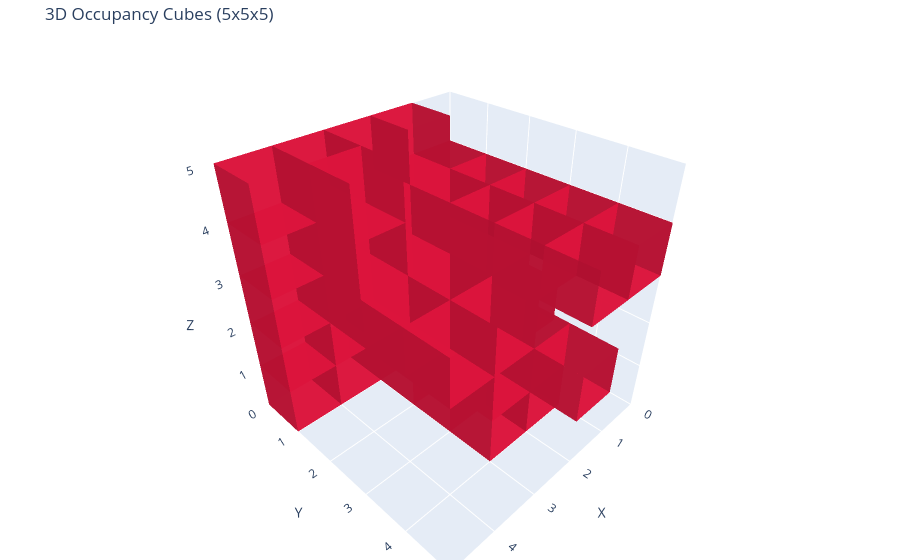

Notebook code cell kept with this figure:
### Code cell
# Draw voxel/cubic for grid_5x5x5 (cells > 0 are obstacles)
fig = go.Figure()

def add_cube(fig, x, y, z, size=1.0, color="red", opacity=0.8):
    # 8 vertices of one cube
    verts = np.array([
        [x, y, z],
        [x+size, y, z],
        [x+size, y+size, z],
        [x, y+size, z],
        [x, y, z+size],
        [x+size, y, z+size],
        [x+size, y+size, z+size],
        [x, y+size, z+size],
    ])

    # 12 triangles (2 triangles per face)
    I = [0,0,4,4,0,0,1,1,2,2,3,3]
    J = [1,2,5,6,1,5,2,6,3,7,0,4]
    K = [2,3,6,7,5,4,6,5,7,6,4,7]

    fig.add_trace(go.Mesh3d(
        x=verts[:, 0], y=verts[:, 1], z=verts[:, 2],
        i=I, j=J, k=K,
        color=color, opacity=opacity,
        flatshading=True, showscale=False
    ))

# Get obstacle cells
occ_idx = np.argwhere(grid_5x5x5 > 0)

# Draw each cube
for xi, yi, zi in occ_idx:
    add_cube(fig, xi, yi, zi, size=1.0, color="crimson", opacity=0.85)

fig.update_layout(
    title="3D Occupancy Cubes (5x5x5)",
    scene=dict(
        xaxis=dict(title="X", range=[0, 5], dtick=1),
        yaxis=dict(title="Y", range=[0, 5], dtick=1),
        zaxis=dict(title="Z", range=[0, 5], dtick=1),
        aspectmode="cube"
    ),
    margin=dict(l=0, r=0, b=0, t=40)
)

fig.show()

### Figure 1 — Plotly figure (JSON) as saved in the notebook; plotly's stock layout.template omitted (floating-point values rounded to 4 significant figures)
{"data": [{"color": "crimson", "flatshading": true, "i": [0, 0, 4, 4, 0, 0, 1, 1, 2, 2, 3, 3], "j": [1, 2, 5, 6, 1, 5, 2, 6, 3, 7, 0, 4], "k": [2, 3, 6, 7, 5, 4, 6, 5, 7, 6, 4, 7], "opacity": 0.85, "showscale": false, "type": "mesh3d", "x": [0, 1, 1, 0, 0, 1, 1, 0], "y": [0, 0, 1, 1, 0, 0, 1, 1], "z": [1, 1, 1, 1, 2, 2, 2, 2]}, {"color": "crimson", "flatshading": true, "i": [0, 0, 4, 4, 0, 0, 1, 1, 2, 2, 3, 3], "j": [1, 2, 5, 6, 1, 5, 2, 6, 3, 7, 0, 4], "k": [2, 3, 6, 7, 5, 4, 6, 5, 7, 6, 4, 7], "opacity": 0.85, "showscale": false, "type": "mesh3d", "x": [0, 1, 1, 0, 0, 1, 1, 0], "y": [0, 0, 1, 1, 0, 0, 1, 1], "z": [2, 2, 2, 2, 3, 3, 3, 3]}, {"color": "crimson", "flatshading": true, "i": [0, 0, 4, 4, 0, 0, 1, 1, 2, 2, 3, 3], "j": [1, 2, 5, 6, 1, 5, 2, 6, 3, 7, 0, 4], "k": [2, 3, 6, 7, 5, 4, 6, 5, 7, 6, 4, 7], "opacity": 0.85, "showscale": false, "type": "mesh3d", "x": [0, 1, 1, 0, 0, 1, 1, 0], "y": [0, 0, 1, 1, 0, 0, 1, 1], "z": [3, 3, 3, 3, 4, 4, 4, 4]}, {"color": "crimson", "flatshading": true, "i": [0, 0, 4, 4, 0, 0, 1, 1, 2, 2, 3, 3], "j": [1, 2, 5, 6, 1, 5, 2, 6, 3, 7, 0, 4], "k": [2, 3, 6, 7, 5, 4, 6, 5, 7, 6, 4, 7], "opacity": 0.85, "showscale": false, "type": "mesh3d", "x": [0, 1, 1, 0, 0, 1, 1, 0], "y": [1, 1, 2, 2, 1, 1, 2, 2], "z": [1, 1, 1, 1, 2, 2, 2, 2]}, {"color": "crimson", "flatshading": true, "i": [0, 0, 4, 4, 0, 0, 1, 1, 2, 2, 3, 3], "j": [1, 2, 5, 6, 1, 5, 2, 6, 3, 7, 0, 4], "k": [2, 3, 6, 7, 5, 4, 6, 5, 7, 6, 4, 7], "opacity": 0.85, "showscale": false, "type": "mesh3d", "x": [0, 1, 1, 0, 0, 1, 1, 0], "y": [1, 1, 2, 2, 1, 1, 2, 2], "z": [2, 2, 2, 2, 3, 3, 3, 3]}, {"color": "crimson", "flatshading": true, "i": [0, 0, 4, 4, 0, 0, 1, 1, 2, 2, 3, 3], "j": [1, 2, 5, 6, 1, 5, 2, 6, 3, 7, 0, 4], "k": [2, 3, 6, 7, 5, 4, 6, 5, 7, 6, 4, 7], "opacity": 0.85, "showscale": false, "type": "mesh3d", "x": [0, 1, 1, 0, 0, 1, 1, 0], "y": [1, 1, 2, 2, 1, 1, 2, 2], "z": [3, 3, 3, 3, 4, 4, 4, 4]}, {"color": "crimson", "flatshading": true, "i": [0, 0, 4, 4, 0, 0, 1, 1, 2, 2, 3, 3], "j": [1, 2, 5, 6, 1, 5, 2, 6, 3, 7, 0, 4], "k": [2, 3, 6, 7, 5, 4, 6, 5, 7, 6, 4, 7], "opacity": 0.85, "showscale": false, "type": "mesh3d", "x": [0, 1, 1, 0, 0, 1, 1, 0], "y": [2, 2, 3, 3, 2, 2, 3, 3], "z": [1, 1, 1, 1, 2, 2, 2, 2]}, {"color": "crimson", "flatshading": true, "i": [0, 0, 4, 4, 0, 0, 1, 1, 2, 2, 3, 3], "j": [1, 2, 5, 6, 1, 5, 2, 6, 3, 7, 0, 4], "k": [2, 3, 6, 7, 5, 4, 6, 5, 7, 6, 4, 7], "opacity": 0.85, "showscale": false, "type": "mesh3d", "x": [0, 1, 1, 0, 0, 1, 1, 0], "y": [2, 2, 3, 3, 2, 2, 3, 3], "z": [3, 3, 3, 3, 4, 4, 4, 4]}, {"color": "crimson", "flatshading": true, "i": [0, 0, 4, 4, 0, 0, 1, 1, 2, 2, 3, 3], "j": [1, 2, 5, 6, 1, 5, 2, 6, 3, 7, 0, 4], "k": [2, 3, 6, 7, 5, 4, 6, 5, 7, 6, 4, 7], "opacity": 0.85, "showscale": false, "type": "mesh3d", "x": [0, 1, 1, 0, 0, 1, 1, 0], "y": [3, 3, 4, 4, 3, 3, 4, 4], "z": [3, 3, 3, 3, 4, 4, 4, 4]}, {"color": "crimson", "flatshading": true, "i": [0, 0, 4, 4, 0, 0, 1, 1, 2, 2, 3, 3], "j": [1, 2, 5, 6, 1, 5, 2, 6, 3, 7, 0, 4], "k": [2, 3, 6, 7, 5, 4, 6, 5, 7, 6, 4, 7], "opacity": 0.85, "showscale": false, "type": "mesh3d", "x": [0, 1, 1, 0, 0, 1, 1, 0], "y": [4, 4, 5, 5, 4, 4, 5, 5], "z": [3, 3, 3, 3, 4, 4, 4, 4]}, {"color": "crimson", "flatshading": true, "i": [0, 0, 4, 4, 0, 0, 1, 1, 2, 2, 3, 3], "j": [1, 2, 5, 6, 1, 5, 2, 6, 3, 7, 0, 4], "k": [2, 3, 6, 7, 5, 4, 6, 5, 7, 6, 4, 7], "opacity": 0.85, "showscale": false, "type": "mesh3d", "x": [1, 2, 2, 1, 1, 2, 2, 1], "y": [0, 0, 1, 1, 0, 0, 1, 1], "z": [0, 0, 0, 0, 1, 1, 1, 1]}, {"color": "crimson", "flatshading": true, "i": [0, 0, 4, 4, 0, 0, 1, 1, 2, 2, 3, 3], "j": [1, 2, 5, 6, 1, 5, 2, 6, 3, 7, 0, 4], "k": [2, 3, 6, 7, 5, 4, 6, 5, 7, 6, 4, 7], "opacity": 0.85, "showscale": false, "type": "mesh3d", "x": [1, 2, 2, 1, 1, 2, 2, 1], "y": [0, 0, 1, 1, 0, 0, 1, 1], "z": [1, 1, 1, 1, 2, 2, 2, 2]}, {"color": "crimson", "flatshading": true, "i": [0, 0, 4, 4, 0, 0, 1, 1, 2, 2, 3, 3], "j": [1, 2, 5, 6, 1, 5, 2, 6, 3, 7, 0, 4], "k": [2, 3, 6, 7, 5, 4, 6, 5, 7, 6, 4, 7], "opacity": 0.85, "showscale": false, "type": "mesh3d", "x": [1, 2, 2, 1, 1, 2, 2, 1], "y": [0, 0, 1, 1, 0, 0, 1, 1], "z": [2, 2, 2, 2, 3, 3, 3, 3]}, {"color": "crimson", "flatshading": true, "i": [0, 0, 4, 4, 0, 0, 1, 1, 2, 2, 3, 3], "j": [1, 2, 5, 6, 1, 5, 2, 6, 3, 7, 0, 4], "k": [2, 3, 6, 7, 5, 4, 6, 5, 7, 6, 4, 7], "opacity": 0.85, "showscale": false, "type": "mesh3d", "x": [1, 2, 2, 1, 1, 2, 2, 1], "y": [0, 0, 1, 1, 0, 0, 1, 1], "z": [3, 3, 3, 3, 4, 4, 4, 4]}, {"color": "crimson", "flatshading": true, "i": [0, 0, 4, 4, 0, 0, 1, 1, 2, 2, 3, 3], "j": [1, 2, 5, 6, 1, 5, 2, 6, 3, 7, 0, 4], "k": [2, 3, 6, 7, 5, 4, 6, 5, 7, 6, 4, 7], "opacity": 0.85, "showscale": false, "type": "mesh3d", "x": [1, 2, 2, 1, 1, 2, 2, 1], "y": [0, 0, 1, 1, 0, 0, 1, 1], "z": [4, 4, 4, 4, 5, 5, 5, 5]}, {"color": "crimson", "flatshading": true, "i": [0, 0, 4, 4, 0, 0, 1, 1, 2, 2, 3, 3], "j": [1, 2, 5, 6, 1, 5, 2, 6, 3, 7, 0, 4], "k": [2, 3, 6, 7, 5, 4, 6, 5, 7, 6, 4, 7], "opacity": 0.85, "showscale": false, "type": "mesh3d", "x": [1, 2, 2, 1, 1, 2, 2, 1], "y": [1, 1, 2, 2, 1, 1, 2, 2], "z": [0, 0, 0, 0, 1, 1, 1, 1]}, {"color": "crimson", "flatshading": true, "i": [0, 0, 4, 4, 0, 0, 1, 1, 2, 2, 3, 3], "j": [1, 2, 5, 6, 1, 5, 2, 6, 3, 7, 0, 4], "k": [2, 3, 6, 7, 5, 4, 6, 5, 7, 6, 4, 7], "opacity": 0.85, "showscale": false, "type": "mesh3d", "x": [1, 2, 2, 1, 1, 2, 2, 1], "y": [1, 1, 2, 2, 1, 1, 2, 2], "z": [1, 1, 1, 1, 2, 2, 2, 2]}, {"color": "crimson", "flatshading": true, "i": [0, 0, 4, 4, 0, 0, 1, 1, 2, 2, 3, 3], "j": [1, 2, 5, 6, 1, 5, 2, 6, 3, 7, 0, 4], "k": [2, 3, 6, 7, 5, 4, 6, 5, 7, 6, 4, 7], "opacity": 0.85, "showscale": false, "type": "mesh3d", "x": [1, 2, 2, 1, 1, 2, 2, 1], "y": [1, 1, 2, 2, 1, 1, 2, 2], "z": [2, 2, 2, 2, 3, 3, 3, 3]}, {"color": "crimson", "flatshading": true, "i": [0, 0, 4, 4, 0, 0, 1, 1, 2, 2, 3, 3], "j": [1, 2, 5, 6, 1, 5, 2, 6, 3, 7, 0, 4], "k": [2, 3, 6, 7, 5, 4, 6, 5, 7, 6, 4, 7], "opacity": 0.85, "showscale": false, "type": "mesh3d", "x": [1, 2, 2, 1, 1, 2, 2, 1], "y": [1, 1, 2, 2, 1, 1, 2, 2], "z": [3, 3, 3, 3, 4, 4, 4, 4]}, {"color": "crimson", "flatshading": true, "i": [0, 0, 4, 4, 0, 0, 1, 1, 2, 2, 3, 3], "j": [1, 2, 5, 6, 1, 5, 2, 6, 3, 7, 0, 4], "k": [2, 3, 6, 7, 5, 4, 6, 5, 7, 6, 4, 7], "opacity": 0.85, "showscale": false, "type": "mesh3d", "x": [1, 2, 2, 1, 1, 2, 2, 1], "y": [2, 2, 3, 3, 2, 2, 3, 3], "z": [0, 0, 0, 0, 1, 1, 1, 1]}, {"color": "crimson", "flatshading": true, "i": [0, 0, 4, 4, 0, 0, 1, 1, 2, 2, 3, 3], "j": [1, 2, 5, 6, 1, 5, 2, 6, 3, 7, 0, 4], "k": [2, 3, 6, 7, 5, 4, 6, 5, 7, 6, 4, 7], "opacity": 0.85, "showscale": false, "type": "mesh3d", "x": [1, 2, 2, 1, 1, 2, 2, 1], "y": [2, 2, 3, 3, 2, 2, 3, 3], "z": [1, 1, 1, 1, 2, 2, 2, 2]}, {"color": "crimson", "flatshading": true, "i": [0, 0, 4, 4, 0, 0, 1, 1, 2, 2, 3, 3], "j": [1, 2, 5, 6, 1, 5, 2, 6, 3, 7, 0, 4], "k": [2, 3, 6, 7, 5, 4, 6, 5, 7, 6, 4, 7], "opacity": 0.85, "showscale": false, "type": "mesh3d", "x": [1, 2, 2, 1, 1, 2, 2, 1], "y": [2, 2, 3, 3, 2, 2, 3, 3], "z": [2, 2, 2, 2, 3, 3, 3, 3]}, {"color": "crimson", "flatshading": true, "i": [0, 0, 4, 4, 0, 0, 1, 1, 2, 2, 3, 3], "j": [1, 2, 5, 6, 1, 5, 2, 6, 3, 7, 0, 4], "k": [2, 3, 6, 7, 5, 4, 6, 5, 7, 6, 4, 7], "opacity": 0.85, "showscale": false, "type": "mesh3d", "x": [1, 2, 2, 1, 1, 2, 2, 1], "y": [2, 2, 3, 3, 2, 2, 3, 3], "z": [3, 3, 3, 3, 4, 4, 4, 4]}, {"color": "crimson", "flatshading": true, "i": [0, 0, 4, 4, 0, 0, 1, 1, 2, 2, 3, 3], "j": [1, 2, 5, 6, 1, 5, 2, 6, 3, 7, 0, 4], "k": [2, 3, 6, 7, 5, 4, 6, 5, 7, 6, 4, 7], "opacity": 0.85, "showscale": false, "type": "mesh3d", "x": [1, 2, 2, 1, 1, 2, 2, 1], "y": [3, 3, 4, 4, 3, 3, 4, 4], "z": [0, 0, 0, 0, 1, 1, 1, 1]}, {"color": "crimson", "flatshading": true, "i": [0, 0, 4, 4, 0, 0, 1, 1, 2, 2, 3, 3], "j": [1, 2, 5, 6, 1, 5, 2, 6, 3, 7, 0, 4], "k": [2, 3, 6, 7, 5, 4, 6, 5, 7, 6, 4, 7], "opacity": 0.85, "showscale": false, "type": "mesh3d", "x": [1, 2, 2, 1, 1, 2, 2, 1], "y": [3, 3, 4, 4, 3, 3, 4, 4], "z": [1, 1, 1, 1, 2, 2, 2, 2]}, {"color": "crimson", "flatshading": true, "i": [0, 0, 4, 4, 0, 0, 1, 1, 2, 2, 3, 3], "j": [1, 2, 5, 6, 1, 5, 2, 6, 3, 7, 0, 4], "k": [2, 3, 6, 7, 5, 4, 6, 5, 7, 6, 4, 7], "opacity": 0.85, "showscale": false, "type": "mesh3d", "x": [1, 2, 2, 1, 1, 2, 2, 1], "y": [3, 3, 4, 4, 3, 3, 4, 4], "z": [3, 3, 3, 3, 4, 4, 4, 4]}, {"color": "crimson", "flatshading": true, "i": [0, 0, 4, 4, 0, 0, 1, 1, 2, 2, 3, 3], "j": [1, 2, 5, 6, 1, 5, 2, 6, 3, 7, 0, 4], "k": [2, 3, 6, 7, 5, 4, 6, 5, 7, 6, 4, 7], "opacity": 0.85, "showscale": false, "type": "mesh3d", "x": [1, 2, 2, 1, 1, 2, 2, 1], "y": [4, 4, 5, 5, 4, 4, 5, 5], "z": [1, 1, 1, 1, 2, 2, 2, 2]}, {"color": "crimson", "flatshading": true, "i": [0, 0, 4, 4, 0, 0, 1, 1, 2, 2, 3, 3], "j": [1, 2, 5, 6, 1, 5, 2, 6, 3, 7, 0, 4], "k": [2, 3, 6, 7, 5, 4, 6, 5, 7, 6, 4, 7], "opacity": 0.85, "showscale": false, "type": "mesh3d", "x": [1, 2, 2, 1, 1, 2, 2, 1], "y": [4, 4, 5, 5, 4, 4, 5, 5], "z": [3, 3, 3, 3, 4, 4, 4, 4]}, {"color": "crimson", "flatshading": true, "i": [0, 0, 4, 4, 0, 0, 1, 1, 2, 2, 3, 3], "j": [1, 2, 5, 6, 1, 5, 2, 6, 3, 7, 0, 4], "k": [2, 3, 6, 7, 5, 4, 6, 5, 7, 6, 4, 7], "opacity": 0.85, "showscale": false, "type": "mesh3d", "x": [2, 3, 3, 2, 2, 3, 3, 2], "y": [0, 0, 1, 1, 0, 0, 1, 1], "z": [0, 0, 0, 0, 1, 1, 1, 1]}, {"color": "crimson", "flatshading": true, "i": [0, 0, 4, 4, 0, 0, 1, 1, 2, 2, 3, 3], "j": [1, 2, 5, 6, 1, 5, 2, 6, 3, 7, 0, 4], "k": [2, 3, 6, 7, 5, 4, 6, 5, 7, 6, 4, 7], "opacity": 0.85, "showscale": false, "type": "mesh3d", "x": [2, 3, 3, 2, 2, 3, 3, 2], "y": [0, 0, 1, 1, 0, 0, 1, 1], "z": [1, 1, 1, 1, 2, 2, 2, 2]}, {"color": "crimson", "flatshading": true, "i": [0, 0, 4, 4, 0, 0, 1, 1, 2, 2, 3, 3], "j": [1, 2, 5, 6, 1, 5, 2, 6, 3, 7, 0, 4], "k": [2, 3, 6, 7, 5, 4, 6, 5, 7, 6, 4, 7], "opacity": 0.85, "showscale": false, "type": "mesh3d", "x": [2, 3, 3, 2, 2, 3, 3, 2], "y": [0, 0, 1, 1, 0, 0, 1, 1], "z": [2, 2, 2, 2, 3, 3, 3, 3]}, {"color": "crimson", "flatshading": true, "i": [0, 0, 4, 4, 0, 0, 1, 1, 2, 2, 3, 3], "j": [1, 2, 5, 6, 1, 5, 2, 6, 3, 7, 0, 4], "k": [2, 3, 6, 7, 5, 4, 6, 5, 7, 6, 4, 7], "opacity": 0.85, "showscale": false, "type": "mesh3d", "x": [2, 3, 3, 2, 2, 3, 3, 2], "y": [0, 0, 1, 1, 0, 0, 1, 1], "z": [3, 3, 3, 3, 4, 4, 4, 4]}, {"color": "crimson", "flatshading": true, "i": [0, 0, 4, 4, 0, 0, 1, 1, 2, 2, 3, 3], "j": [1, 2, 5, 6, 1, 5, 2, 6, 3, 7, 0, 4], "k": [2, 3, 6, 7, 5, 4, 6, 5, 7, 6, 4, 7], "opacity": 0.85, "showscale": false, "type": "mesh3d", "x": [2, 3, 3, 2, 2, 3, 3, 2], "y": [0, 0, 1, 1, 0, 0, 1, 1], "z": [4, 4, 4, 4, 5, 5, 5, 5]}, {"color": "crimson", "flatshading": true, "i": [0, 0, 4, 4, 0, 0, 1, 1, 2, 2, 3, 3], "j": [1, 2, 5, 6, 1, 5, 2, 6, 3, 7, 0, 4], "k": [2, 3, 6, 7, 5, 4, 6, 5, 7, 6, 4, 7], "opacity": 0.85, "showscale": false, "type": "mesh3d", "x": [2, 3, 3, 2, 2, 3, 3, 2], "y": [1, 1, 2, 2, 1, 1, 2, 2], "z": [0, 0, 0, 0, 1, 1, 1, 1]}, {"color": "crimson", "flatshading": true, "i": [0, 0, 4, 4, 0, 0, 1, 1, 2, 2, 3, 3], "j": [1, 2, 5, 6, 1, 5, 2, 6, 3, 7, 0, 4], "k": [2, 3, 6, 7, 5, 4, 6, 5, 7, 6, 4, 7], "opacity": 0.85, "showscale": false, "type": "mesh3d", "x": [2, 3, 3, 2, 2, 3, 3, 2], "y": [1, 1, 2, 2, 1, 1, 2, 2], "z": [1, 1, 1, 1, 2, 2, 2, 2]}, {"color": "crimson", "flatshading": true, "i": [0, 0, 4, 4, 0, 0, 1, 1, 2, 2, 3, 3], "j": [1, 2, 5, 6, 1, 5, 2, 6, 3, 7, 0, 4], "k": [2, 3, 6, 7, 5, 4, 6, 5, 7, 6, 4, 7], "opacity": 0.85, "showscale": false, "type": "mesh3d", "x": [2, 3, 3, 2, 2, 3, 3, 2], "y": [1, 1, 2, 2, 1, 1, 2, 2], "z": [2, 2, 2, 2, 3, 3, 3, 3]}, {"color": "crimson", "flatshading": true, "i": [0, 0, 4, 4, 0, 0, 1, 1, 2, 2, 3, 3], "j": [1, 2, 5, 6, 1, 5, 2, 6, 3, 7, 0, 4], "k": [2, 3, 6, 7, 5, 4, 6, 5, 7, 6, 4, 7], "opacity": 0.85, "showscale": false, "type": "mesh3d", "x": [2, 3, 3, 2, 2, 3, 3, 2], "y": [1, 1, 2, 2, 1, 1, 2, 2], "z": [3, 3, 3, 3, 4, 4, 4, 4]}, {"color": "crimson", "flatshading": true, "i": [0, 0, 4, 4, 0, 0, 1, 1, 2, 2, 3, 3], "j": [1, 2, 5, 6, 1, 5, 2, 6, 3, 7, 0, 4], "k": [2, 3, 6, 7, 5, 4, 6, 5, 7, 6, 4, 7], "opacity": 0.85, "showscale": false, "type": "mesh3d", "x": [2, 3, 3, 2, 2, 3, 3, 2], "y": [2, 2, 3, 3, 2, 2, 3, 3], "z": [0, 0, 0, 0, 1, 1, 1, 1]}, {"color": "crimson", "flatshading": true, "i": [0, 0, 4, 4, 0, 0, 1, 1, 2, 2, 3, 3], "j": [1, 2, 5, 6, 1, 5, 2, 6, 3, 7, 0, 4], "k": [2, 3, 6, 7, 5, 4, 6, 5, 7, 6, 4, 7], "opacity": 0.85, "showscale": false, "type": "mesh3d", "x": [2, 3, 3, 2, 2, 3, 3, 2], "y": [2, 2, 3, 3, 2, 2, 3, 3], "z": [1, 1, 1, 1, 2, 2, 2, 2]}, {"color": "crimson", "flatshading": true, "i": [0, 0, 4, 4, 0, 0, 1, 1, 2, 2, 3, 3], "j": [1, 2, 5, 6, 1, 5, 2, 6, 3, 7, 0, 4], "k": [2, 3, 6, 7, 5, 4, 6, 5, 7, 6, 4, 7], "opacity": 0.85, "showscale": false, "type": "mesh3d", "x": [2, 3, 3, 2, 2, 3, 3, 2], "y": [2, 2, 3, 3, 2, 2, 3, 3], "z": [2, 2, 2, 2, 3, 3, 3, 3]}, {"color": "crimson", "flatshading": true, "i": [0, 0, 4, 4, 0, 0, 1, 1, 2, 2, 3, 3], "j": [1, 2, 5, 6, 1, 5, 2, 6, 3, 7, 0, 4], "k": [2, 3, 6, 7, 5, 4, 6, 5, 7, 6, 4, 7], "opacity": 0.85, "showscale": false, "type": "mesh3d", "x": [2, 3, 3, 2, 2, 3, 3, 2], "y": [3, 3, 4, 4, 3, 3, 4, 4], "z": [0, 0, 0, 0, 1, 1, 1, 1]}, {"color": "crimson", "flatshading": true, "i": [0, 0, 4, 4, 0, 0, 1, 1, 2, 2, 3, 3], "j": [1, 2, 5, 6, 1, 5, 2, 6, 3, 7, 0, 4], "k": [2, 3, 6, 7, 5, 4, 6, 5, 7, 6, 4, 7], "opacity": 0.85, "showscale": false, "type": "mesh3d", "x": [2, 3, 3, 2, 2, 3, 3, 2], "y": [3, 3, 4, 4, 3, 3, 4, 4], "z": [1, 1, 1, 1, 2, 2, 2, 2]}, {"color": "crimson", "flatshading": true, "i": [0, 0, 4, 4, 0, 0, 1, 1, 2, 2, 3, 3], "j": [1, 2, 5, 6, 1, 5, 2, 6, 3, 7, 0, 4], "k": [2, 3, 6, 7, 5, 4, 6, 5, 7, 6, 4, 7], "opacity": 0.85, "showscale": false, "type": "mesh3d", "x": [2, 3, 3, 2, 2, 3, 3, 2], "y": [3, 3, 4, 4, 3, 3, 4, 4], "z": [2, 2, 2, 2, 3, 3, 3, 3]}, {"color": "crimson", "flatshading": true, "i": [0, 0, 4, 4, 0, 0, 1, 1, 2, 2, 3, 3], "j": [1, 2, 5, 6, 1, 5, 2, 6, 3, 7, 0, 4], "k": [2, 3, 6, 7, 5, 4, 6, 5, 7, 6, 4, 7], "opacity": 0.85, "showscale": false, "type": "mesh3d", "x": [3, 4, 4, 3, 3, 4, 4, 3], "y": [0, 0, 1, 1, 0, 0, 1, 1], "z": [0, 0, 0, 0, 1, 1, 1, 1]}, {"color": "crimson", "flatshading": true, "i": [0, 0, 4, 4, 0, 0, 1, 1, 2, 2, 3, 3], "j": [1, 2, 5, 6, 1, 5, 2, 6, 3, 7, 0, 4], "k": [2, 3, 6, 7, 5, 4, 6, 5, 7, 6, 4, 7], "opacity": 0.85, "showscale": false, "type": "mesh3d", "x": [3, 4, 4, 3, 3, 4, 4, 3], "y": [0, 0, 1, 1, 0, 0, 1, 1], "z": [1, 1, 1, 1, 2, 2, 2, 2]}, {"color": "crimson", "flatshading": true, "i": [0, 0, 4, 4, 0, 0, 1, 1, 2, 2, 3, 3], "j": [1, 2, 5, 6, 1, 5, 2, 6, 3, 7, 0, 4], "k": [2, 3, 6, 7, 5, 4, 6, 5, 7, 6, 4, 7], "opacity": 0.85, "showscale": false, "type": "mesh3d", "x": [3, 4, 4, 3, 3, 4, 4, 3], "y": [0, 0, 1, 1, 0, 0, 1, 1], "z": [2, 2, 2, 2, 3, 3, 3, 3]}, {"color": "crimson", "flatshading": true, "i": [0, 0, 4, 4, 0, 0, 1, 1, 2, 2, 3, 3], "j": [1, 2, 5, 6, 1, 5, 2, 6, 3, 7, 0, 4], "k": [2, 3, 6, 7, 5, 4, 6, 5, 7, 6, 4, 7], "opacity": 0.85, "showscale": false, "type": "mesh3d", "x": [3, 4, 4, 3, 3, 4, 4, 3], "y": [0, 0, 1, 1, 0, 0, 1, 1], "z": [3, 3, 3, 3, 4, 4, 4, 4]}, {"color": "crimson", "flatshading": true, "i": [0, 0, 4, 4, 0, 0, 1, 1, 2, 2, 3, 3], "j": [1, 2, 5, 6, 1, 5, 2, 6, 3, 7, 0, 4], "k": [2, 3, 6, 7, 5, 4, 6, 5, 7, 6, 4, 7], "opacity": 0.85, "showscale": false, "type": "mesh3d", "x": [3, 4, 4, 3, 3, 4, 4, 3], "y": [0, 0, 1, 1, 0, 0, 1, 1], "z": [4, 4, 4, 4, 5, 5, 5, 5]}, {"color": "crimson", "flatshading": true, "i": [0, 0, 4, 4, 0, 0, 1, 1, 2, 2, 3, 3], "j": [1, 2, 5, 6, 1, 5, 2, 6, 3, 7, 0, 4], "k": [2, 3, 6, 7, 5, 4, 6, 5, 7, 6, 4, 7], "opacity": 0.85, "showscale": false, "type": "mesh3d", "x": [3, 4, 4, 3, 3, 4, 4, 3], "y": [1, 1, 2, 2, 1, 1, 2, 2], "z": [2, 2, 2, 2, 3, 3, 3, 3]}, {"color": "crimson", "flatshading": true, "i": [0, 0, 4, 4, 0, 0, 1, 1, 2, 2, 3, 3], "j": [1, 2, 5, 6, 1, 5, 2, 6, 3, 7, 0, 4], "k": [2, 3, 6, 7, 5, 4, 6, 5, 7, 6, 4, 7], "opacity": 0.85, "showscale": false, "type": "mesh3d", "x": [3, 4, 4, 3, 3, 4, 4, 3], "y": [1, 1, 2, 2, 1, 1, 2, 2], "z": [3, 3, 3, 3, 4, 4, 4, 4]}, {"color": "crimson", "flatshading": true, "i": [0, 0, 4, 4, 0, 0, 1, 1, 2, 2, 3, 3], "j": [1, 2, 5, 6, 1, 5, 2, 6, 3, 7, 0, 4], "k": [2, 3, 6, 7, 5, 4, 6, 5, 7, 6, 4, 7], "opacity": 0.85, "showscale": false, "type": "mesh3d", "x": [3, 4, 4, 3, 3, 4, 4, 3], "y": [1, 1, 2, 2, 1, 1, 2, 2], "z": [4, 4, 4, 4, 5, 5, 5, 5]}, {"color": "crimson", "flatshading": true, "i": [0, 0, 4, 4, 0, 0, 1, 1, 2, 2, 3, 3], "j": [1, 2, 5, 6, 1, 5, 2, 6, 3, 7, 0, 4], "k": [2, 3, 6, 7, 5, 4, 6, 5, 7, 6, 4, 7], "opacity": 0.85, "showscale": false, "type": "mesh3d", "x": [3, 4, 4, 3, 3, 4, 4, 3], "y": [2, 2, 3, 3, 2, 2, 3, 3], "z": [2, 2, 2, 2, 3, 3, 3, 3]}, {"color": "crimson", "flatshading": true, "i": [0, 0, 4, 4, 0, 0, 1, 1, 2, 2, 3, 3], "j": [1, 2, 5, 6, 1, 5, 2, 6, 3, 7, 0, 4], "k": [2, 3, 6, 7, 5, 4, 6, 5, 7, 6, 4, 7], "opacity": 0.85, "showscale": false, "type": "mesh3d", "x": [3, 4, 4, 3, 3, 4, 4, 3], "y": [3, 3, 4, 4, 3, 3, 4, 4], "z": [2, 2, 2, 2, 3, 3, 3, 3]}, {"color": "crimson", "flatshading": true, "i": [0, 0, 4, 4, 0, 0, 1, 1, 2, 2, 3, 3], "j": [1, 2, 5, 6, 1, 5, 2, 6, 3, 7, 0, 4], "k": [2, 3, 6, 7, 5, 4, 6, 5, 7, 6, 4, 7], "opacity": 0.85, "showscale": false, "type": "mesh3d", "x": [4, 5, 5, 4, 4, 5, 5, 4], "y": [0, 0, 1, 1, 0, 0, 1, 1], "z": [0, 0, 0, 0, 1, 1, 1, 1]}, {"color": "crimson", "flatshading": true, "i": [0, 0, 4, 4, 0, 0, 1, 1, 2, 2, 3, 3], "j": [1, 2, 5, 6, 1, 5, 2, 6, 3, 7, 0, 4], "k": [2, 3, 6, 7, 5, 4, 6, 5, 7, 6, 4, 7], "opacity": 0.85, "showscale": false, "type": "mesh3d", "x": [4, 5, 5, 4, 4, 5, 5, 4], "y": [0, 0, 1, 1, 0, 0, 1, 1], "z": [1, 1, 1, 1, 2, 2, 2, 2]}, {"color": "crimson", "flatshading": true, "i": [0, 0, 4, 4, 0, 0, 1, 1, 2, 2, 3, 3], "j": [1, 2, 5, 6, 1, 5, 2, 6, 3, 7, 0, 4], "k": [2, 3, 6, 7, 5, 4, 6, 5, 7, 6, 4, 7], "opacity": 0.85, "showscale": false, "type": "mesh3d", "x": [4, 5, 5, 4, 4, 5, 5, 4], "y": [0, 0, 1, 1, 0, 0, 1, 1], "z": [2, 2, 2, 2, 3, 3, 3, 3]}, {"color": "crimson", "flatshading": true, "i": [0, 0, 4, 4, 0, 0, 1, 1, 2, 2, 3, 3], "j": [1, 2, 5, 6, 1, 5, 2, 6, 3, 7, 0, 4], "k": [2, 3, 6, 7, 5, 4, 6, 5, 7, 6, 4, 7], "opacity": 0.85, "showscale": false, "type": "mesh3d", "x": [4, 5, 5, 4, 4, 5, 5, 4], "y": [0, 0, 1, 1, 0, 0, 1, 1], "z": [3, 3, 3, 3, 4, 4, 4, 4]}, {"color": "crimson", "flatshading": true, "i": [0, 0, 4, 4, 0, 0, 1, 1, 2, 2, 3, 3], "j": [1, 2, 5, 6, 1, 5, 2, 6, 3, 7, 0, 4], "k": [2, 3, 6, 7, 5, 4, 6, 5, 7, 6, 4, 7], "opacity": 0.85, "showscale": false, "type": "mesh3d", "x": [4, 5, 5, 4, 4, 5, 5, 4], "y": [0, 0, 1, 1, 0, 0, 1, 1], "z": [4, 4, 4, 4, 5, 5, 5, 5]}], "layout": {"margin": {"b": 0, "l": 0, "r": 0, "t": 40}, "scene": {"aspectmode": "cube", "xaxis": {"dtick": 1, "range": [0, 5], "title": {"text": "X"}}, "yaxis": {"dtick": 1, "range": [0, 5], "title": {"text": "Y"}}, "zaxis": {"dtick": 1, "range": [0, 5], "title": {"text": "Z"}}}, "title": {"text": "3D Occupancy Cubes (5x5x5)"}}}
